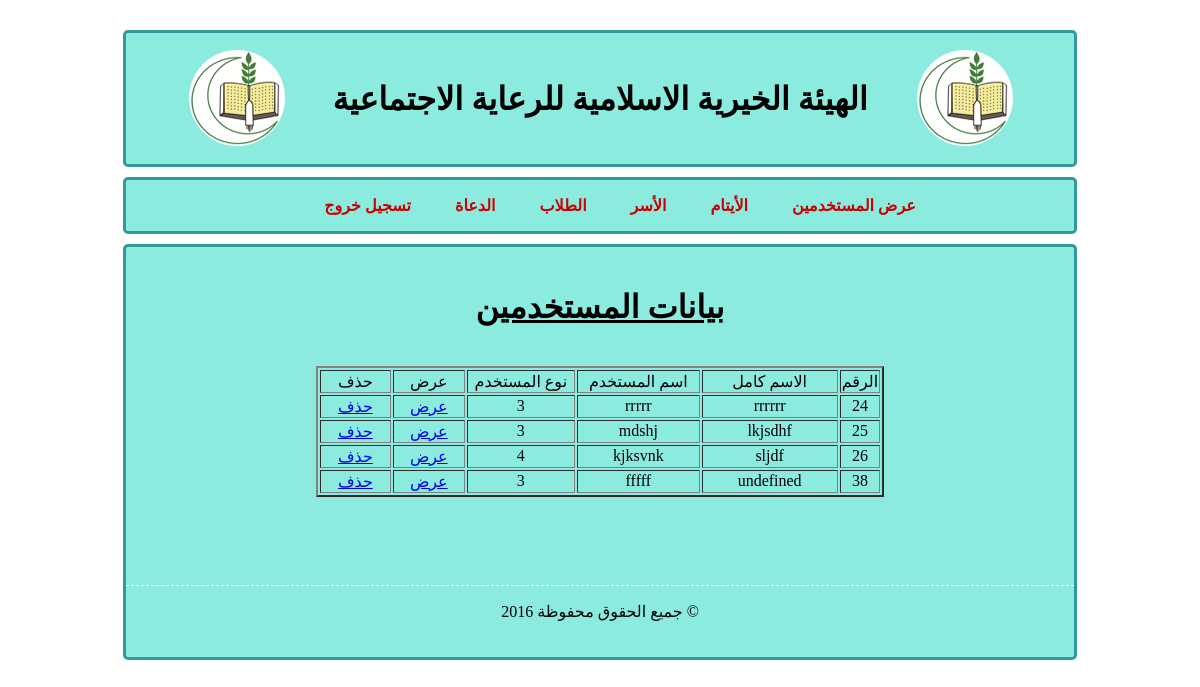
The app's page /admin/kafala/showKafala.php with its own data.
### tables this page shows
CREATE TABLE IF NOT EXISTS `employee` (
  `id` int(11) NOT NULL AUTO_INCREMENT,
  `name` varchar(100) NOT NULL,
  `username` varchar(100) NOT NULL,
  `password` varchar(100) NOT NULL,
  `type` int(10) NOT NULL,
  PRIMARY KEY (`id`),
  UNIQUE KEY `username` (`username`)
);

### utils/usersAPI.php (called while the page is built, shortened)
<?php
function fp_users_get($extra = ''){
	$query = sprintf("SELECT * FROM `employee` %s",$extra);
	$qresult = @mysql_query($query);
	$rcount = mysql_num_rows($qresult);
	$users = array();
	for($i = 0 ; $i < $rcount ; $i++)
		$users[@count($users)] = @mysql_fetch_object($qresult);
	return $users ;
	}
?>

### admin/kafala/showKafala.php (the view, shortened to what this page needs)
<?php
	include('../../utils/usersAPI.php');
	$users = fp_users_get();
	$ucount = @count($users);
?>
<!DOCTYPE html PUBLIC "-//W3C//DTD XHTML 1.0 Transitional//EN" "http://www.w3.org/TR/xhtml1/DTD/xhtml1-transitional.dtd">
<html xmlns="http://www.w3.org/1999/xhtml">
<head>
<link href="../../style/pageStyle.css" rel="stylesheet" type="text/css" />
</head>
<body>
<div id="title">
<table width="90%" border="0" align="center">
  <tr>
    <td><img src="../../images/logo.png" /></td>
    <td><h1>الهيئة الخيرية الاسلامية للرعاية الاجتماعية</h1></td>
    <td><img src="../../images/logo.png" /></td>
  </tr>
</table>
</div>
<div class="menu">
	<ul>
      <li><a href="cars.html">تسجيل خروج</a>
      <li><a href="customers.html">الدعاة</a>
      <li><a href="employees.html">الطلاب</a>
      <li><a href="reports.html">الأسر</a>
      <li><a href="main.html">الأيتام</a>
      <li><a href="main.html">عرض المستخدمين</a>
   </ul>
</div>
<div class="main">
<h1 align="center" class="adress"> بيانات المستخدمين </h1>
<br />
<table width="60%" border="2" align="center">
  <tr align="center">
 	<td width="14%">حذف </td>
    <td width="14%">عرض </td>
    <td width="21%">نوع المستخدم</td>
    <td width="24%">اسم المستخدم</td>
    <td width="32%">الاسم كامل</td>
    <td width="9%">الرقم</td>
  </tr>
  <?php
  	for($i = 0 ; $i < $ucount ; $i++){
		$user = $users[$i];
  ?>
  <tr align="center">
    <td><?php echo "<a href=\"DeleteUser.php?id=$user->id\"/>"?>حذف</td>
    <td><?php echo "<a href=\"user.php?id=$user->id\"/>"?>عرض</td>
    <td><?php echo $user->type?></td>
    <td><?php echo $user->username?></td>
    <td><?php echo $user->name?></td>
    <td><?php echo $user->id?></td>
  </tr>
  <?php } ?>
  </table>
<br />
<div id="footer">
  <p>جميع الحقوق محفوظة 2016 &copy;</p>
</div>
</div>
</body>
</html>

### style/pageStyle.css (style rules this page uses)
* { font-family:Droid Arabic Kufi; }
.main { width:80%; margin:0 auto ; border:#399 solid 3px ; border-radius:5px; margin-top:10px; padding:20px 0 20px 0 ; background:#8BEBDF; }
#title { padding:10px 0 10px 0 ; width:80%; margin:0 auto ; border:#399 solid 3px ; border-radius:5px; margin-top:30px; background:#8BEBDF; text-align:center; }
.menu { width:80%; margin:0 auto ; border:#399 solid 3px ; border-radius:5px; margin-top:10px; background:#8BEBDF; text-align:center; }
.menu ul { list-style-type:none; }
.menu ul li { display:inline; padding: 0 20px 0 20px; }
.menu a { color:#C00; font-weight:bold; text-decoration:none; }
.adress { text-decoration:underline; }
#title h1 { color: #000; }
#footer { margin-top:70px; text-align:center; border-top:dashed 1px #fff ; }

### records on screen
employee: type "3", username "rrrrr", name "rrrrrr", id "24"
employee: type "3", username "mdshj", name "lkjsdhf", id "25"
employee: type "4", username "kjksvnk", name "sljdf", id "26"
employee: type "3", username "fffff", name "undefined", id "38"
